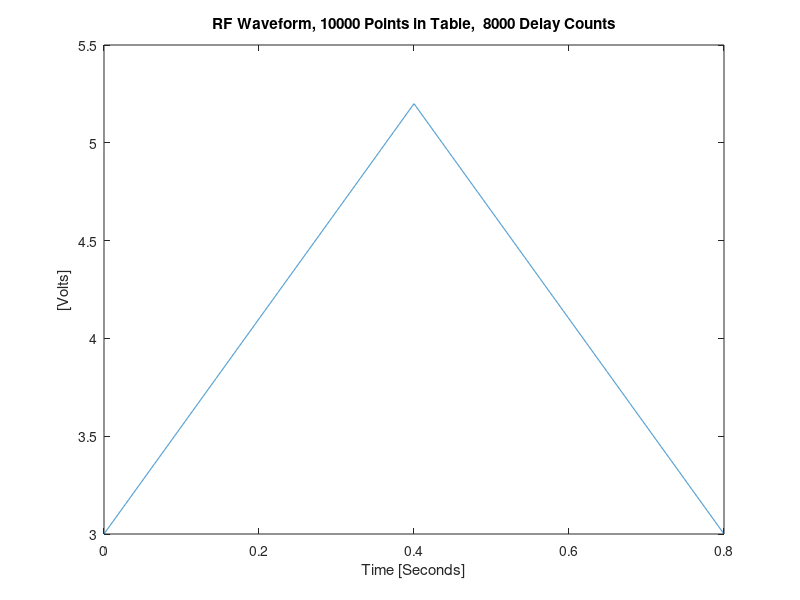

This figure's MATLAB source:
function setboosterramprf(T, Waveform, TableName, egul, eguf, IOCName)
%SETBOOSTERRAMPRF - Set the booster RF ramp table
%  setboosterramprf(T, Waveform, TableName, egul, eguf, IOCName)
%  setboosterramprf('Zero') -> Zero the RF table
%  
%  INPUTS
%  1. T         - Time period for the Waveform [seconds]
%                 The maximum period for a 10,000 point table is
%                 2^15*10000*10e-9 = 3.2768 seconds
%  2. Waveform  - RF waveform relative to egul, eguf
%  3. TableName - Optional input to specify a table name [string] 
%  4. egul      - Lower voltage minimum {Default:-10}
%  5. eguf      - Upper voltage maximum {Default: 10}
%  6. IOCName   - Optional override of 'li14-40.als.lbl.gov'
%
%  NOTES
%  1. Calls rampgentableload.c which in turn call the subroutine 
%     rampgenTableLoad.  mex rampgentableload.c will recompile both.
%
%  See also setboosterrampsf, setboosterrampsd
%
%  Written by Greg Portmann


if nargin < 1
    % Time period of the ramp [seconds]
    T =  .8;  % 1 second ramp period
    %T = 1.6;  % 2 second ramp period
end


% String commands
if ischar(T)
    if any(strcmpi(T, {'Zero','Zeros','Stop'}))
        setboosterramprf(.8, zeros(1,10000), 'Zero table set by Matlab', -10, 10);
    elseif strcmpi(T, 'Off')
        setpv('li14-40:ENABLE_RAMP', 0);
        fprintf('   Ramping for RF disabled (li14-40:ENABLE_RAMP=0).\n');
    elseif strcmpi(T, 'On')
        setpv('li14-40:ENABLE_RAMP', 1);
        fprintf('   Ramping for RF enabled (li14-40:ENABLE_RAMP=1).\n');
    else
        error('Unknown command');
    end
    return;
end


if nargin < 2
    Npts = 10000;
else
    Npts = length(Waveform);
end

if nargin < 3
    TableName = sprintf('RF Table from Matlab (%s)', computer);
end

if nargin < 4
    egul = -10;
end

if nargin < 5
    eguf = 10;
end

if nargin < 6
    % b0101-1.als.lbl.gov for HCM1-2
    % b0101-3.als.lbl.gov for VCM1-2
    % b0102-3.als.lbl.gov for HCM2-3
    % b0102-5.als.lbl.gov for VCM2-3
    % li14-40.als.lbl.gov for RF
    IOCName = 'li14-40.als.lbl.gov';
end
Channel = 1;


% Sample period = Ndelay*10 nanosecond
% Ndalay must be an integer < 2^15
Ndelay = T / Npts / 10e-9;

if abs(round(Ndelay) - Ndelay) > 1e-10
    % Only warn on small issues, not really small issues.
    fprintf('   Rounding the number of 10 nsec delay steps to an integer.\n');
end
Ndelay = round(Ndelay);

if Ndelay > (2^15 - 500)   % The 500 is just some margin
    error('The number of delay counts between table points is too large, %d, (greater than 2^15)', Ndelay);
end
    

% Make a table
t = linspace(0, T, Npts);


% For testing
if nargin < 2
    %Amp = 1;    % Amplitude/2 in volts
    %Waveform = Amp - Amp * chirp(t, 8/T/10, 1, 8/T);

    Amp = 5.2;  % 10 KWatts
    Waveform = Amp * triang(Npts);

    Waveform = 2.2 * triang(Npts) + 3;
end


% Force the last point in the table to zero.
%Waveform(end) = 0;


% Plot
plot(t, Waveform);
xlabel('Time [Seconds]');
ylabel('[Volts]');
title(sprintf('RF Waveform, %d Points in Table,  %d Delay Counts', Npts, Ndelay));


% Last chance to say no
tmp = questdlg('Change the booster RF ramp table?','setboosterramprf','Yes','No','No');
if ~strcmpi(tmp,'Yes')
    fprintf('   No change made to booster RF ramp table.\n');
    return
end


% Clear UDF errors
setpv('BR4_____XMIT___REBC01.UDF', 0);
setpv('BR4_____XMIT___GNAC01.UDF', 0);
setpv('li14-40:ENABLE_RAMP.UDF', 0);
setpv('li14-40:SET_TABLE_LEN.UDF', 0);
setpv('li14-40:SET_TABLE_DELAY.UDF', 0);
setpv('li14-40:SWAP_TABLE.UDF', 0);


%%%%%%%%%%%%%%
% Initialize %
%%%%%%%%%%%%%%

% Disable the ramp so that the number of points can be changed and the DAC can be enabled
%setpv('li14-40:ENABLE_RAMP', 0);
%pause(.25);

% Enable the DAC 
setpv('BR4_____XMIT___REBC01', 1);

% Set the gain
Gain = .6;  % Normally 1, but set it to .6 (.66 is max) for RF window protection
setpv('BR4_____XMIT___GNAC01', Gain);

% The the number of points and number of delay steps between points
% Don't change the Npts without the ramp disabled
setpv('li14-40:SET_TABLE_LEN',   Npts);
setpv('li14-40:SET_TABLE_DELAY', Ndelay);

% Enable the ramping
setpv('li14-40:ENABLE_RAMP', 1);


%%%%%%%%%%%%%%%%%%%%%%%%% 
% Set the RF ramp table %
%%%%%%%%%%%%%%%%%%%%%%%%%
% If egul = 10 & eguf= -10, the waveform is in volts
rampgentableload(Waveform/Gain, IOCName, Channel, TableName, egul, eguf)


% Swap the tables
pause(.25);
setpv('li14-40:SWAP_TABLE', 1);
pause(.25);


% Check the final states
fprintf('   BR4_____XMIT___REBC01   = %d\n', getpv('BR4_____XMIT___REBC01'));
fprintf('   BR4_____XMIT___GNAC01   = %d\n', getpv('BR4_____XMIT___GNAC01'));
fprintf('   li14-40:ENABLE_RAMP     = %d\n', getpv('li14-40:ENABLE_RAMP'));
fprintf('   li14-40:SET_TABLE_LEN   = %d\n', getpv('li14-40:SET_TABLE_LEN'));
fprintf('   li14-40:SET_TABLE_DELAY = %d\n', getpv('li14-40:SET_TABLE_DELAY'));
fprintf('   li14-40:SWAP_TABLE      = %d\n', getpv('li14-40:SWAP_TABLE'));


